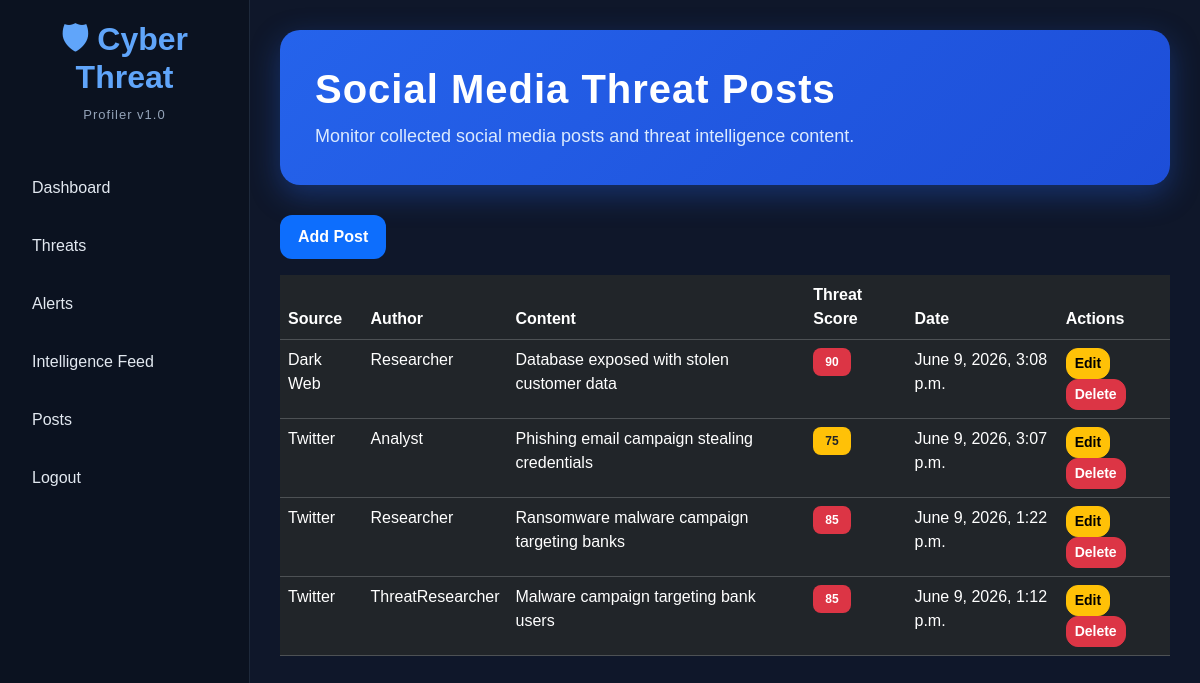
/posts/, run on an earlier commit of the app's database.
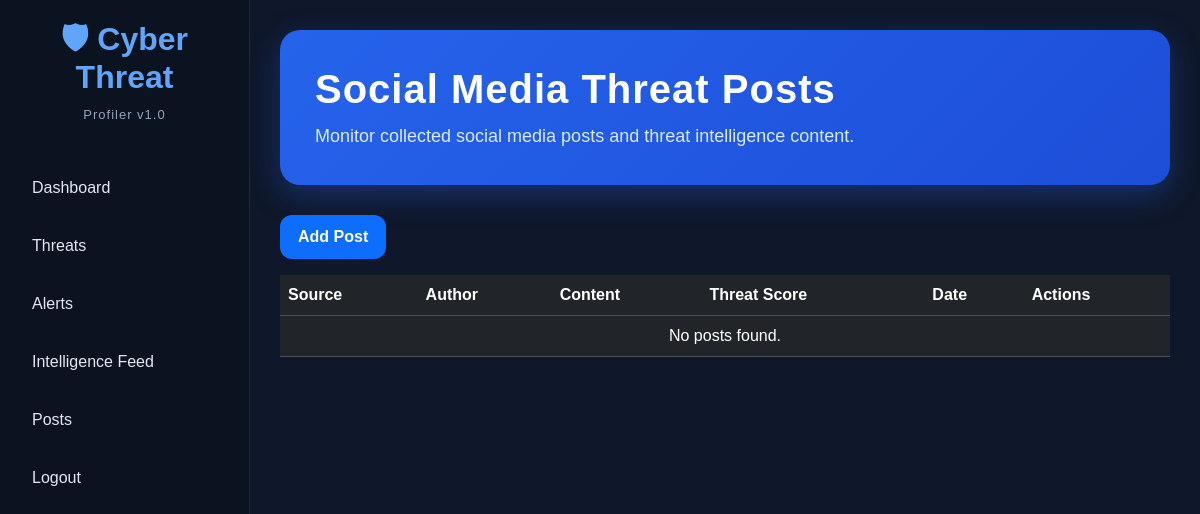
And on a later commit of the database.
### posts/models.py (models this page shows, shortened)
class Post(models.Model):
    source = models.CharField(
        max_length=100
    )
    author = models.CharField(
        max_length=100
    )
    content = models.TextField()
    threat_score = models.IntegerField(
        default=0
    )
    created_at = models.DateTimeField(
        auto_now_add=True
    )

### posts/views.py (the view)
# urls.py: path('', views.post_list, name='posts'),
def post_list(request):
    posts = Post.objects.all().order_by(
        '-created_at'
    )
    return render(
        request,
        'posts.html',
        {
            'posts': posts
        }
    )

### templates/posts.html
{% extends 'base.html' %}
{% block content %}
<div class="hero-banner">
<h1>
    Social Media Threat Posts
</h1>
<p>
    Monitor collected social media posts and threat intelligence content.
</p>
</div>
<a href="/posts/add/"
class="btn btn-primary mb-3">
Add Post
</a>
<table class="table table-dark">
<thead>
    <tr>
        <th>Source</th>
        <th>Author</th>
        <th>Content</th>
        <th>Threat Score</th>
        <th>Date</th>
        <th>Actions</th>
    </tr>
</thead>
<tbody>
    {% for post in posts %}
    <tr>
        <td>{{ post.source }}</td>
        <td>{{ post.author }}</td>
        <td>
            {{ post.content|truncatechars:60 }}
        </td>
        <td>
            {% if post.threat_score >= 80 %}
                <span class="badge bg-danger">
                    {{ post.threat_score }}
                </span>
            {% elif post.threat_score >= 60 %}
                <span class="badge bg-warning text-dark">
                    {{ post.threat_score }}
                </span>
            {% else %}
                <span class="badge bg-success">
                    {{ post.threat_score }}
                </span>
            {% endif %}
        </td>
        <td>{{ post.created_at }}</td>
        <td>
            <a href="/posts/edit/{{ post.id }}/"
               class="btn btn-warning btn-sm">
               Edit
            </a>
            <a href="/posts/delete/{{ post.id }}/"
               class="btn btn-danger btn-sm">
               Delete
            </a>
        </td>
    </tr>
    {% empty %}
    <tr>
        <td colspan="6" class="text-center">
            No posts found.
        </td>
    </tr>
    {% endfor %}
</tbody>
</table>
{% endblock %}

What changed in the data, as far as the page shows it:
removed Post: source "Dark Web", author "Researcher", content "Database exposed with stolen customer data", threat_score "90", created_at "June 9, 2026, 3:08 p.m."
removed Post: source "Twitter", author "Analyst", content "Phishing email campaign stealing credentials", threat_score "75", created_at "June 9, 2026, 3:07 p.m."
removed Post: source "Twitter", author "Researcher", content "Ransomware malware campaign targeting banks", threat_score "85", created_at "June 9, 2026, 1:22 p.m."
removed Post: source "Twitter", author "ThreatResearcher", content "Malware campaign targeting bank users", threat_score "85", created_at "June 9, 2026, 1:12 p.m."
Also different on the page:
text now shown: "No posts found."
